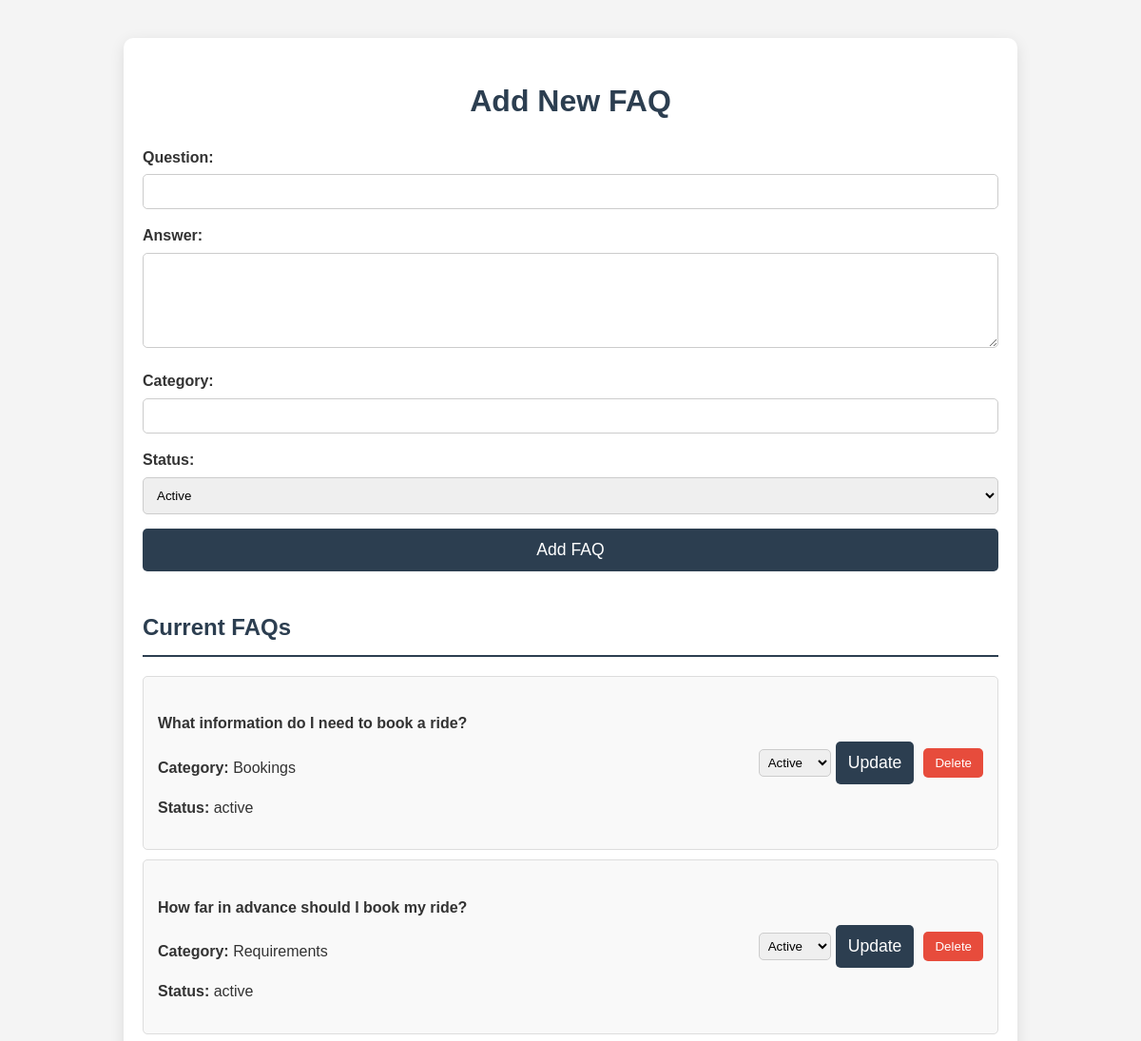
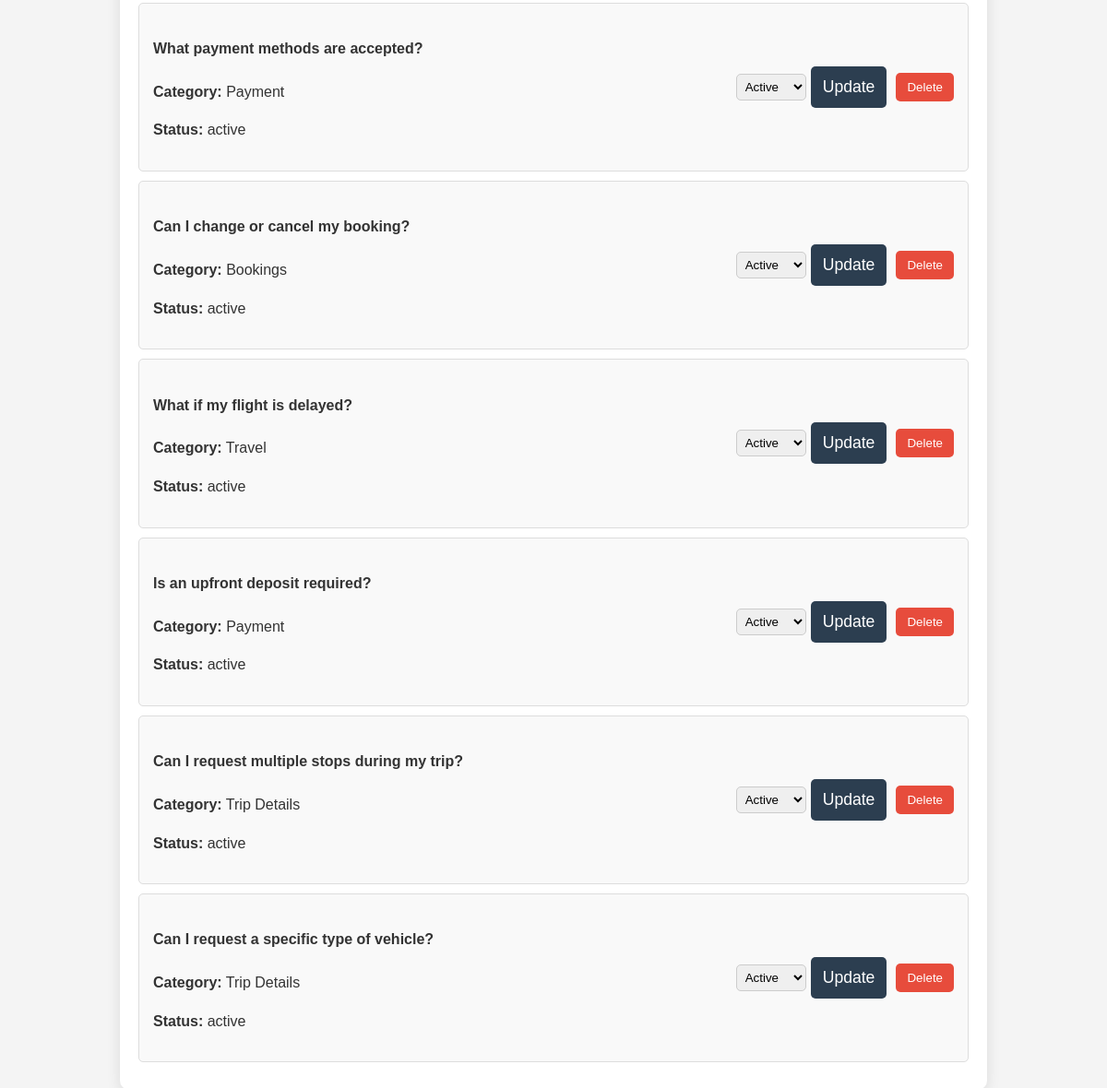
The page /edit_faq.php on the database its author committed (2 pictures, top to bottom).
### tables this page shows
CREATE TABLE `faq` (
  `id` int(11) NOT NULL,
  `question` varchar(255) NOT NULL,
  `answer` text NOT NULL,
  `category` varchar(255) DEFAULT NULL,
  `status` enum('active','inactive') DEFAULT 'active',
  `created_at` timestamp NOT NULL DEFAULT current_timestamp(),
  `updated_at` timestamp NOT NULL DEFAULT current_timestamp() ON UPDATE current_timestamp()
);

### edit_faq.php (the view, shortened to what this page needs)
<?php
require_once 'dbconnect.php';
try {
    $stmt = $pdo->query("SELECT * FROM faq ORDER BY created_at DESC");
    $allFaqs = $stmt->fetchAll(PDO::FETCH_ASSOC);
} catch (PDOException $e) {
    $allFaqs = [];
}
?>
<!DOCTYPE html>
<html lang="en">
<head>
    <link rel="stylesheet" href="https://cdnjs.cloudflare.com/ajax/libs/font-awesome/6.4.0/css/all.min.css">
</head>
<body>
    <div class="container">
        <h1>Add New FAQ</h1>
        <form action="edit_faq.php" method="POST">
            <div class="form-group">
                <label for="question">Question:</label>
                <input type="text" id="question" name="question" required>
            </div>
            <div class="form-group">
                <label for="answer">Answer:</label>
                <textarea id="answer" name="answer" required></textarea>
            </div>
            <div class="form-group">
                <label for="category">Category:</label>
                <input type="text" id="category" name="category" required>
            </div>
            <div class="form-group">
                <label for="status">Status:</label>
                <select id="status" name="status">
                    <option value="active">Active</option>
                </select>
            </div>
            <button type="submit" class="button">Add FAQ</button>
        </form>
        <div class="faq-list">
            <h2>Current FAQs</h2>
            <?php if (!empty($allFaqs)): ?>
                <?php foreach ($allFaqs as $faq): ?>
                    <div class="faq-item-display">
                        <div class="faq-content">
                            <h4><?= htmlspecialchars($faq['question']); ?></h4>
                            <p><strong>Category:</strong> <?= htmlspecialchars($faq['category']); ?></p>
                            <p><strong>Status:</strong> <?= htmlspecialchars($faq['status']); ?></p>
                        </div>
                        <div class="faq-actions">
                            <form class="status-form" action="edit_faq.php" method="POST">
                                <select name="status">
                                    <option value="active" <?= ($faq['status'] === 'active') ? 'selected' : ''; ?>>Active</option>
                                </select>
                                <button type="submit" class="button">Update</button>
                            </form>
                            <form action="edit_faq.php" method="POST" onsubmit="return confirm('Are you sure you want to delete this FAQ?');">
                                <button type="submit" class="delete-btn">Delete</button>
                            </form>
                        </div>
                    </div>
                <?php endforeach; ?>
            <?php else: ?>
                <p>No FAQs have been added yet.</p>
            <?php endif; ?>
        </div>
    </div>
</body>
</html>

### edit_faq.php (style rules this page uses)
body { font-family: 'Arial', sans-serif; background-color: #f4f4f4; color: #333; line-height: 1.6; }
.container { max-width: 900px; margin: 40px auto; padding: 20px; background: #fff; border-radius: 10px; box-shadow: 0 4px 15px rgba(0, 0, 0, 0.1); }
h1 { color: #2c3e50; text-align: center; margin-bottom: 20px; }
.form-group { margin-bottom: 15px; }
label { display: block; font-weight: bold; margin-bottom: 5px; }
input[type="text"], textarea, select { width: 100%; padding: 10px; border: 1px solid #ccc; border-radius: 5px; box-sizing: border-box; }
textarea { height: 100px; resize: vertical; }
.button { display: block; width: 100%; padding: 12px; background-color: #2c3e50; color: #fff; border: none; border-radius: 5px; font-size: 1.1em; cursor: pointer; transition: background-color 0.3s ease; }
.faq-list { margin-top: 40px; }
.faq-list h2 { border-bottom: 2px solid #2c3e50; padding-bottom: 10px; margin-bottom: 20px; color: #2c3e50; }
.faq-item-display { background-color: #f9f9f9; padding: 15px; margin-bottom: 10px; border-radius: 5px; border: 1px solid #ddd; display: flex; justify-content: space-between; align-items: center; }
.faq-content { flex-grow: 1; padding-right: 20px; }
.faq-actions { display: flex; align-items: center; gap: 10px; }
.delete-btn { background-color: #e74c3c; color: white; border: none; padding: 8px 12px; border-radius: 5px; cursor: pointer; transition: background-color 0.3s ease; }
.status-form { display: flex; gap: 5px; align-items: center; }
.status-form select { padding: 5px; }

### rows shown on the page
faq: question "What information do I need to book a ride?", category "Bookings", status "active", status "Active"
faq: question "How far in advance should I book my ride?", category "Requirements", status "active", status "Active"
faq: question "What payment methods are accepted?", category "Payment", status "active", status "Active"
faq: question "Can I change or cancel my booking?", category "Bookings", status "active", status "Active"
faq: question "What if my flight is delayed?", category "Travel", status "active", status "Active"
faq: question "Is an upfront deposit required?", category "Payment", status "active", status "Active"
faq: question "Can I request multiple stops during my trip?", category "Trip Details", status "active", status "Active"
faq: question "Can I request a specific type of vehicle?", category "Trip Details", status "active", status "Active"
